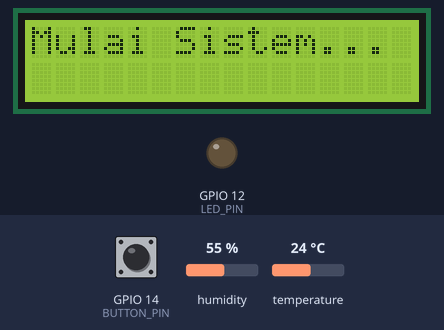
This program was run on a simulated ESP32. Shown: 16×2 character LCD, output pins drawn as LEDs (lit = HIGH). The inputs (shaded band) are chosen by the test bench; at power-on: GPIO 14 (BUTTON_PIN) HIGH, humidity 55 %, temperature 24 °C. What the program prints to the serial monitor is not drawn.

Above: at 1.2 s.
1.3 s: GPIO 14 (BUTTON_PIN) pulled LOW for 2.35 s
At 2.6 s:
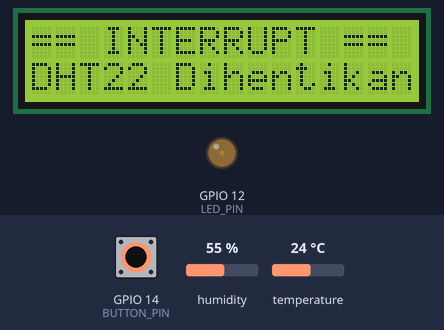
5.1 s: GPIO 14 (BUTTON_PIN) pulled LOW for 2.35 s
At 5.7 s:
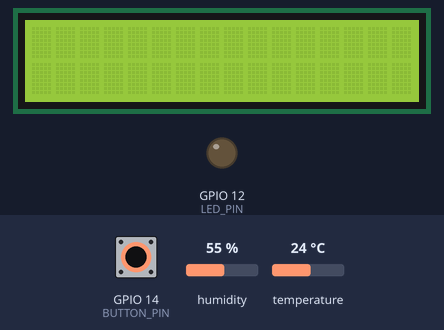
Timing chart, 0 to 8.1 s (numbered marks = the images above; inputs shaded):
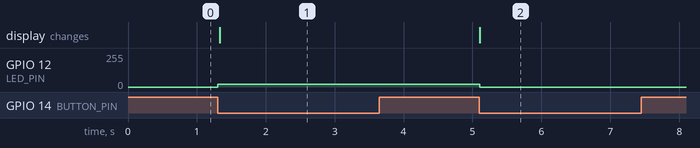

Measured:
- after the input at 1.3 s, GPIO 12 (LED_PIN): 0/255 → 20/255 at once; the display: changes at once (image 1)
- after the input at 5.1 s, GPIO 12 (LED_PIN): 20/255 → 0/255 at once; the display: changes at once (image 2)

The program:

main.cpp
```cpp
#include <Arduino.h>
#include <Wire.h>
#include <LiquidCrystal_I2C.h>
#include <DHT.h>

// Definisi Pin Hardware
#define DHTPIN 4
#define DHTTYPE DHT22
#define BUTTON_PIN 14  // Tombol: Hubungkan langsung ke GPIO 14 dan GND
#define LED_PIN 12     // LED: Hubungkan Kaki Panjang (Anoda) ke GPIO 12, Kaki Pendek (Katoda) ke GND

// Konfigurasi PWM untuk membatasi arus LED (Pengganti Resistor)
#define PWM_CHANNEL 0
#define PWM_FREQ    5000
#define PWM_RES     8
#define LED_SAFE_BRIGHTNESS 20 // Nilai 0-255 (Aman tanpa resistor eksternal)

// Inisialisasi Perangkat
DHT dht(DHTPIN, DHTTYPE);
LiquidCrystal_I2C lcd(0x27, 16, 2);

struct DataSensor {
  float suhu;
  float kelembaban;
};

// Handle FreeRTOS
QueueHandle_t dataQueue;
TaskHandle_t xTaskLCDHandle = NULL;

volatile bool isInterrupted = false;

// Prototipe Task & ISR
void taskLCD(void *pvParameters);
void taskDHT(void *pvParameters);
void taskSerial(void *pvParameters);
void IRAM_ATTR buttonISR();

void setup() {
  Serial.begin(115200);

  // Konfigurasi Button dengan Pull-Up Internal (Tanpa Resistor Eksternal)
  pinMode(BUTTON_PIN, INPUT_PULLUP);

  // Konfigurasi LED menggunakan PWM/LEDC ESP32 (Pembatas Arus Software)
  ledcSetup(PWM_CHANNEL, PWM_FREQ, PWM_RES);
  ledcAttachPin(LED_PIN, PWM_CHANNEL);
  ledcWrite(PWM_CHANNEL, 0); // Pastikan LED mati di awal

  // Menggunakan fungsi standar digitalPinToInterrupt()
  attachInterrupt(digitalPinToInterrupt(BUTTON_PIN), buttonISR, FALLING);

  // Inisialisasi Sensor & LCD
  dht.begin();
  lcd.init();
  lcd.backlight();
  lcd.setCursor(0, 0);
  lcd.print("Mulai Sistem...");

  dataQueue = xQueueCreate(5, sizeof(DataSensor));

  if (dataQueue != NULL) {
    xTaskCreatePinnedToCore(taskLCD, "Task LCD", 2048, NULL, 3, &xTaskLCDHandle, 1);
    xTaskCreatePinnedToCore(taskDHT, "Task DHT", 2048, NULL, 2, NULL, 1);
    xTaskCreatePinnedToCore(taskSerial, "Task Serial", 2048, NULL, 1, NULL, 0);

    Serial.println("Sistem FreeRTOS Siap.");
  } else {
    Serial.println("Gagal membuat Queue!");
  }
}

void loop() {
  vTaskDelete(NULL);
}

/* ========================================================================
   FUNGSI INTERRUPT (ISR)
   ======================================================================== */
void IRAM_ATTR buttonISR() {
  isInterrupted = !isInterrupted;

  BaseType_t xHigherPriorityTaskWoken = pdFALSE;
  vTaskNotifyGiveFromISR(xTaskLCDHandle, &xHigherPriorityTaskWoken);
  if (xHigherPriorityTaskWoken) {
    portYIELD_FROM_ISR();
  }
}

/* ========================================================================
   1. TASK LCD (PRIORITAS TINGGI)
   ======================================================================== */
void taskLCD(void *pvParameters) {
  DataSensor dataLCD;
  for (;;) {
    if (isInterrupted) {
      // Kondisi Interrupt: Nyalakan LED dengan arus dibatasi (Aman)
      ledcWrite(PWM_CHANNEL, LED_SAFE_BRIGHTNESS);

      lcd.setCursor(0, 0);
      lcd.print("== INTERRUPT == ");
      lcd.setCursor(0, 1);
      lcd.print("DHT22 Dihentikan");

      ulTaskNotifyTake(pdTRUE, portMAX_DELAY);
      lcd.clear();
    }
    else {
      // Kondisi Normal: Matikan LED
      ledcWrite(PWM_CHANNEL, 0);

      if (xQueuePeek(dataQueue, &dataLCD, pdMS_TO_TICKS(100)) == pdPASS) {
        lcd.setCursor(0, 0);
        lcd.print("Suhu  : ");
        lcd.print(dataLCD.suhu, 1);
        lcd.print((char)223);
        lcd.print("C    ");

        lcd.setCursor(0, 1);
        lcd.print("Lembab: ");
        lcd.print(dataLCD.kelembaban, 1);
        lcd.print("%    ");
      }
      ulTaskNotifyTake(pdTRUE, pdMS_TO_TICKS(250));
    }
  }
}

/* ========================================================================
   2. TASK DHT (PRIORITAS SEDANG)
   ======================================================================== */
void taskDHT(void *pvParameters) {
  DataSensor dataBaru;
  for (;;) {
    if (!isInterrupted) {
      float h = dht.readHumidity();
      float t = dht.readTemperature();

      if (!isnan(h) && !isnan(t)) {
        dataBaru.suhu = t;
        dataBaru.kelembaban = h;

        if (xQueueSend(dataQueue, &dataBaru, 0) != pdPASS) {
          DataSensor dummy;
          xQueueReceive(dataQueue, &dummy, 0);
          xQueueSend(dataQueue, &dataBaru, 0);
        }
      }
    }
    vTaskDelay(pdMS_TO_TICKS(2000));
  }
}

/* ========================================================================
   3. TASK SERIAL MONITOR (PRIORITAS RENDAH)
   ======================================================================== */
void taskSerial(void *pvParameters) {
  DataSensor dataLog;
  for (;;) {
    // Tampilan jika interupsi sedang AKTIF
    if (isInterrupted) {
      Serial.print("[LOG Serial] Waktu: ");
      Serial.print(millis());
      Serial.println(" ms | Interrupt: AKTIF (Pembacaan Sensor Berhenti)");
    }
    // Tampilan jika interupsi sedang NON-AKTIF (Kondisi Normal)
    else {
      // Mengambil data dari antrean jika tersedia
      if (xQueueReceive(dataQueue, &dataLog, pdMS_TO_TICKS(100)) == pdPASS) {
        Serial.print("[LOG Serial] Suhu: ");
        Serial.print(dataLog.suhu, 1);
        Serial.print(" C | Kelembaban: ");
        Serial.print(dataLog.kelembaban, 1);
        Serial.println(" % | Interrupt: NON-AKTIF");
      } else {
        // Jika antrean kosong tetapi sistem normal (misal saat awal booting)
        Serial.println("[LOG Serial] Menunggu data sensor... | Interrupt: NON-AKTIF");
      }
    }

    vTaskDelay(pdMS_TO_TICKS(2000)); // Cetak ke monitor setiap 2 detik
  }
}
```
